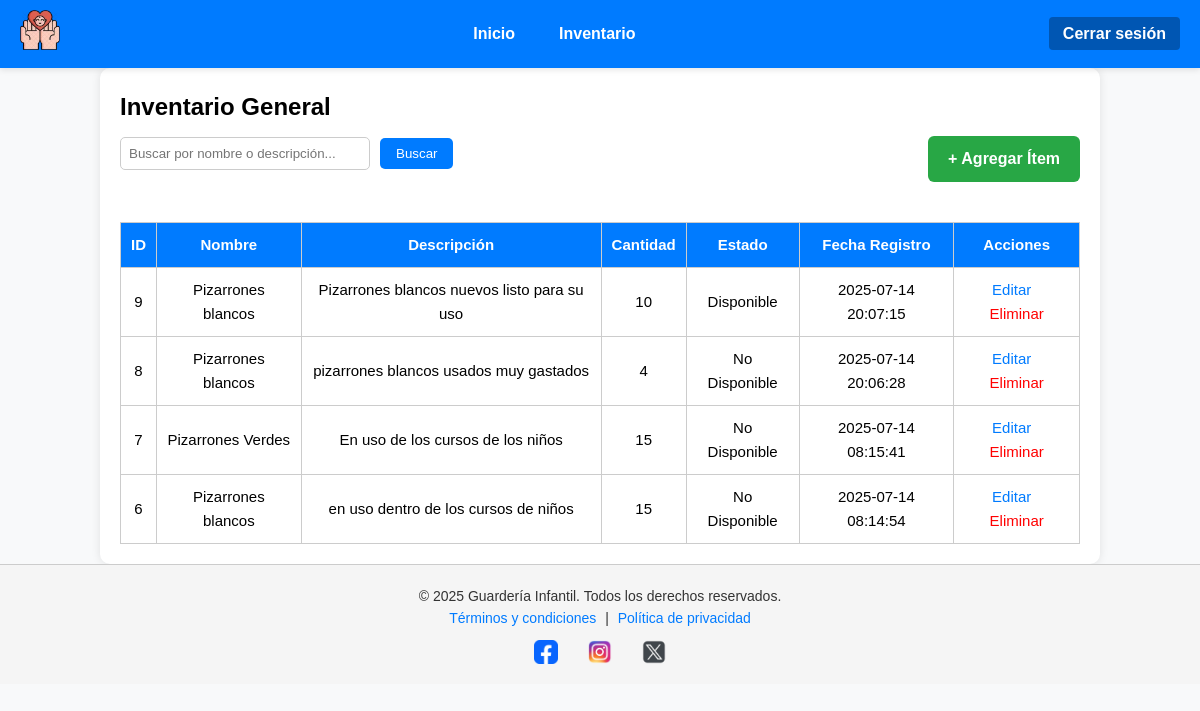
The app's page /MVC/index.php?c=Inventario&a=index (signed in) with its own data.
### tables this page shows
CREATE TABLE `inventario` (
  `id` int(11) NOT NULL,
  `nombre` varchar(100) NOT NULL,
  `descripcion` text DEFAULT NULL,
  `cantidad` int(11) NOT NULL,
  `estado` enum('Disponible','No Disponible') DEFAULT 'Disponible',
  `fecha_registro` datetime DEFAULT current_timestamp()
);

### MVC/controller/InventarioController.php (called while the page is built, shortened)
<?php
require_once "model/dao/InventarioDAO.php";
class InventarioController {
    public function index() {
    $limite = 5;
    $pagina = isset($_GET['pagina']) && is_numeric($_GET['pagina']) ? (int)$_GET['pagina'] : 1;
    $inicio = ($pagina - 1) * $limite;
    if (isset($_GET['buscar']) && !empty(trim($_GET['buscar']))) {
        $texto = trim($_GET['buscar']);
        $lista = InventarioDAO::buscarPorNombre($texto, $inicio, $limite);
        $total = InventarioDAO::totalBusqueda($texto);
    } else {
        $lista = InventarioDAO::listarPaginado($inicio, $limite);
    }
    require_once "view/inventario/inventario.list.php";
}
}

### MVC/index.php (called while the page is built, shortened)
<?php
$a = isset($_GET['a']) ? $_GET['a'] : 'index';
$controller = new $controllerClass();
$controller->$a();

### MVC/model/dao/InventarioDAO.php (called while the page is built, shortened)
<?php
class InventarioDAO {
    public static function listarPaginado($inicio, $limite) {
    $con = Conexion::conectar();
    $stmt = $con->prepare("SELECT * FROM inventario ORDER BY fecha_registro DESC LIMIT ?, ?");
    $stmt->bindValue(1, (int)$inicio, PDO::PARAM_INT);
    $stmt->bindValue(2, (int)$limite, PDO::PARAM_INT);
    $stmt->execute();
    return $stmt->fetchAll(PDO::FETCH_ASSOC);
}
}

### MVC/view/inventario/inventario.list.php (the view, shortened to what this page needs)
<?php require_once "view/templates/navbar.php"; ?>
<main class="container">
    <h2>Inventario General</h2>
    <div style="display: flex; justify-content: space-between; align-items: center; margin-bottom: 20px; flex-wrap: wrap; gap: 10px;">
        <form method="GET" action="index.php" style="display: flex; align-items: center; gap: 10px;">
            <input
                type="text"
                name="buscar"
                placeholder="Buscar por nombre o descripción..."
                value="<?= $_GET['buscar'] ?? '' ?>"
                style="width: 250px; padding: 8px; border: 1px solid #ccc; border-radius: 5px;"
                oninput="if(this.value === '') this.form.submit();"
            >
            <button type="submit" style="padding: 8px 16px; background-color: #007bff; color: white; border: none; border-radius: 5px;">
                Buscar
            </button>
        </form>
        <a href="index.php?c=Inventario&a=nuevo" class="btn-agregar">+ Agregar Ítem</a>
    </div>
    <div style="overflow-x: auto;">
        <table class="tabla" border="1" cellpadding="10" cellspacing="0" style="width: 100%; border-collapse: collapse;">
            <thead style="background-color: #f0f0f0;">
                <tr>
                    <th>ID</th>
                    <th>Nombre</th>
                    <th>Descripción</th>
                    <th>Cantidad</th>
                    <th>Estado</th>
                    <th>Fecha Registro</th>
                    <th>Acciones</th>
                </tr>
            </thead>
            <tbody>
                <?php if (empty($lista)) : ?>
                    <tr>
                        <td colspan="7" style="text-align: center;">No se encontraron registros.</td>
                    </tr>
                <?php else : ?>
                    <?php foreach ($lista as $item): ?>
                        <tr>
                            <td><?= $item['id'] ?></td>
                            <td><?= htmlspecialchars($item['nombre']) ?></td>
                            <td><?= htmlspecialchars($item['descripcion']) ?></td>
                            <td><?= $item['cantidad'] ?></td>
                            <td><?= $item['estado'] ?></td>
                            <td><?= $item['fecha_registro'] ?></td>
                            <td>
                                <a href="index.php?c=Inventario&a=editar&id=<?= $item['id'] ?>" class="btn-editar">Editar</a>
                                <a href="index.php?c=Inventario&a=eliminar&id=<?= $item['id'] ?>" class="btn-eliminar" onclick="return confirm('¿Eliminar este ítem?')">Eliminar</a>
                            </td>
                        </tr>
                    <?php endforeach; ?>
                <?php endif; ?>
            </tbody>
        </table>
    </div>
</main>
<?php require_once "view/templates/footer.php"; ?>

### MVC/assets/css/home.css (style rules this page uses)
html { scroll-behavior: smooth; }
* { margin: 0; padding: 0; box-sizing: border-box; }
body { width: 100%; min-height: 100vh; overflow-x: hidden; background-color: #f8f9fa; font-family: Arial, sans-serif; line-height: 1.6; }
.container { width: 100%; margin: auto; padding: 20px; max-width: 1000px; background: white; border-radius: 10px; box-shadow: 0 0 10px rgba(0,0,0,0.1); }
table.tabla { width: 100%; border-collapse: collapse; margin-top: 20px; font-size: 15px; }
table.tabla th, table.tabla td { border: 1px solid #ccc; padding: 10px; text-align: center; }
table.tabla th { background-color: #007bff; color: white; }
.btn-agregar { display: inline-block; margin-top: 10px; padding: 10px 15px; background-color: #28a745; color: white; text-decoration: none; border-radius: 4px; font-weight: bold; }
.btn-editar { color: #007bff; text-decoration: none; margin-right: 10px; }
.btn-eliminar { color: red; text-decoration: none; }
.btn-agregar { padding: 10px 20px; background-color: #28a745; color: white; font-weight: bold; border: none; border-radius: 6px; cursor: pointer; }
.btn-agregar, .btn-cancelar { padding: 10px 20px; border: none; font-weight: bold; text-align: center; text-decoration: none; border-radius: 6px; min-width: 120px; }
.btn-agregar { background-color: #28a745; color: white; }

### records on screen
inventario: id "9", nombre "Pizarrones blancos", descripcion "Pizarrones blancos nuevos listo para su uso", cantidad "10", estado "Disponible", fecha_registro "2025-07-14 20:07:15"
inventario: id "8", nombre "Pizarrones blancos", descripcion "pizarrones blancos usados muy gastados", cantidad "4", estado "No Disponible", fecha_registro "2025-07-14 20:06:28"
inventario: id "7", nombre "Pizarrones Verdes", descripcion "En uso de los cursos de los niños", cantidad "15", estado "No Disponible", fecha_registro "2025-07-14 08:15:41"
inventario: id "6", nombre "Pizarrones blancos", descripcion "en uso dentro de los cursos de niños", cantidad "15", estado "No Disponible", fecha_registro "2025-07-14 08:14:54"
